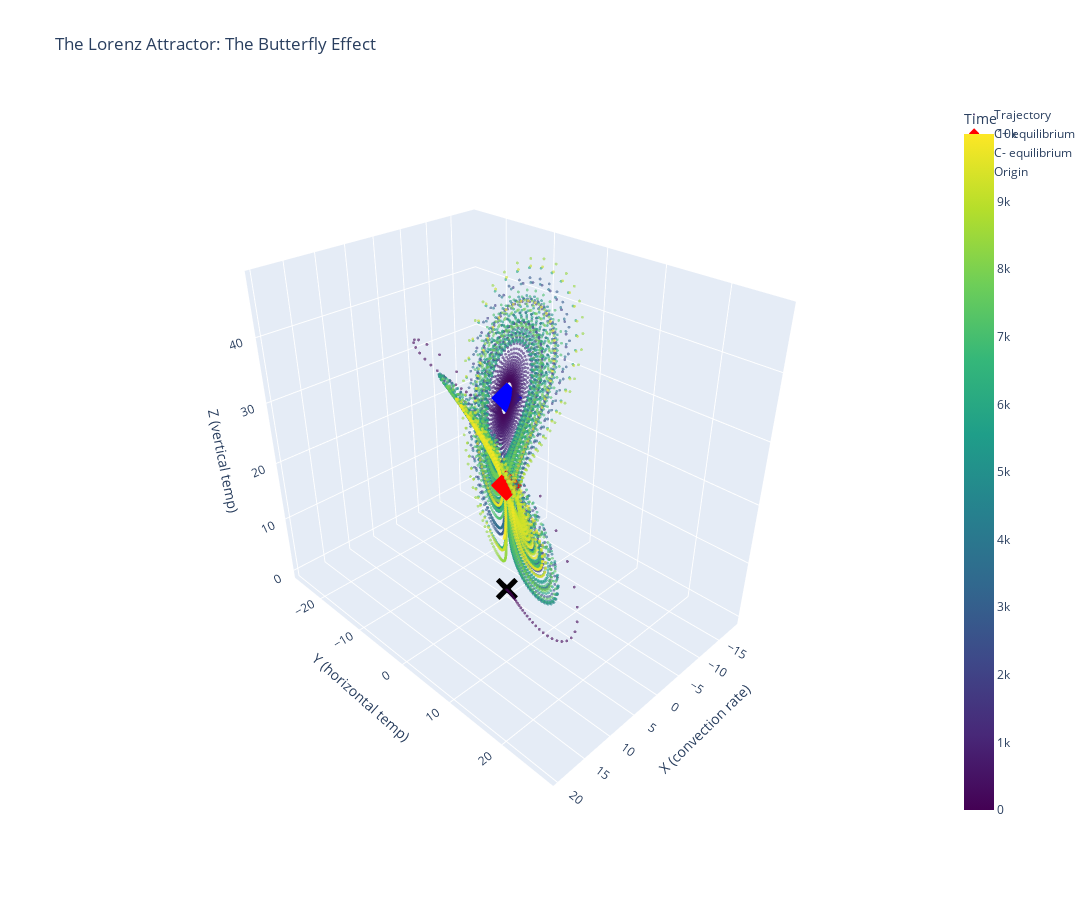

Notebook code cell kept with this figure:
### Code cell
import plotly.graph_objects as go

# Solve the system
x, y, z = solve_lorenz(x0=1.0, y0=1.0, z0=1.0, M=10000, dt=0.01)

# Create interactive plotly figure
fig = go.Figure(data=[go.Scatter3d(
    x=x, y=y, z=z,
    mode='markers',
    marker=dict(
        size=1,
        color=list(range(len(x))),
        colorscale='Viridis',
        opacity=0.6,
        showscale=True,
        colorbar=dict(title="Time")
    ),
    name='Trajectory'
)])

# Add equilibrium points
if eq_plus and eq_minus:
    fig.add_trace(go.Scatter3d(
        x=[eq_plus[0]], y=[eq_plus[1]], z=[eq_plus[2]],
        mode='markers',
        marker=dict(size=8, color='red', symbol='diamond'),
        name='C+ equilibrium'
    ))
    fig.add_trace(go.Scatter3d(
        x=[eq_minus[0]], y=[eq_minus[1]], z=[eq_minus[2]],
        mode='markers',
        marker=dict(size=8, color='blue', symbol='diamond'),
        name='C- equilibrium'
    ))
    fig.add_trace(go.Scatter3d(
        x=[eq0[0]], y=[eq0[1]], z=[eq0[2]],
        mode='markers',
        marker=dict(size=8, color='black', symbol='x'),
        name='Origin'
    ))

fig.update_layout(
    title='The Lorenz Attractor: The Butterfly Effect',
    scene=dict(
        xaxis_title='X (convection rate)',
        yaxis_title='Y (horizontal temp)',
        zaxis_title='Z (vertical temp)',
        camera=dict(
            eye=dict(x=1.5, y=1.5, z=1.3)
        )
    ),
    width=1400,
    height=900,
    showlegend=True
)

fig.show()

print("\n🖱️  INTERACTIVE: Click and drag to rotate! Scroll to zoom! Double-click to reset!")
print("\n[Point out: The trajectory spirals around C+ and C- unpredictably!]")
print("[This is a STRANGE ATTRACTOR - bounded but never repeating]")

### Figure 1 — Plotly figure (JSON) as saved in the notebook; plotly's stock layout.template omitted (floating-point values rounded to 4 significant figures; data arrays with more than 128 entries replaced by an {"elided": "..."} marker saying what was removed)
{"data": [{"marker": {"color": {"elided": "10001 int values"}, "colorbar": {"title": {"text": "Time"}}, "colorscale": [[0.0, "#440154"], [0.1111, "#482878"], [0.2222, "#3e4989"], [0.3333, "#31688e"], [0.4444, "#26828e"], [0.5556, "#1f9e89"], [0.6667, "#35b779"], [0.7778, "#6ece58"], [0.8889, "#b5de2b"], [1.0, "#fde725"]], "opacity": 0.6, "showscale": true, "size": 1}, "mode": "markers", "name": "Trajectory", "x": {"elided": "10001 float values"}, "y": {"elided": "10001 float values"}, "z": {"elided": "10001 float values"}, "type": "scatter3d"}, {"marker": {"color": "red", "size": 8, "symbol": "diamond"}, "mode": "markers", "name": "C+ equilibrium", "x": [8.485], "y": [8.485], "z": [27.0], "type": "scatter3d"}, {"marker": {"color": "blue", "size": 8, "symbol": "diamond"}, "mode": "markers", "name": "C- equilibrium", "x": [-8.485], "y": [-8.485], "z": [27.0], "type": "scatter3d"}, {"marker": {"color": "black", "size": 8, "symbol": "x"}, "mode": "markers", "name": "Origin", "x": [0.0], "y": [0.0], "z": [0.0], "type": "scatter3d"}], "layout": {"scene": {"camera": {"eye": {"x": 1.5, "y": 1.5, "z": 1.3}}, "xaxis": {"title": {"text": "X (convection rate)"}}, "yaxis": {"title": {"text": "Y (horizontal temp)"}}, "zaxis": {"title": {"text": "Z (vertical temp)"}}}, "title": {"text": "The Lorenz Attractor: The Butterfly Effect"}, "width": 1400, "height": 900, "showlegend": true}}
